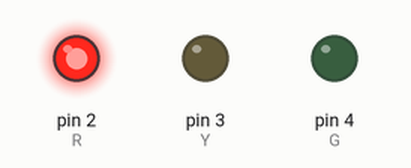
The sketch below on a simulated Arduino Uno, built with avr-gcc and run on an emulated ATmega328P. Shown: output pins drawn as LEDs (lit = HIGH).

Above: at 2.5 s.
At 5.6 s:
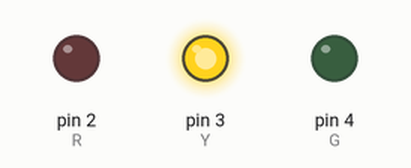
At 8.7 s:
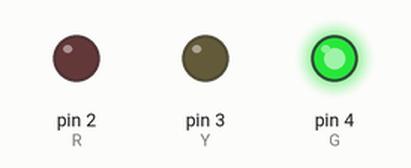
At 11.25 s:
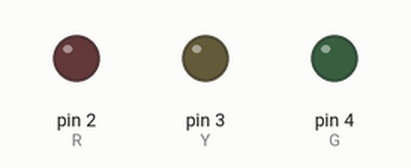
Timing chart, 0 to 14.7 s (numbered marks = the images above):
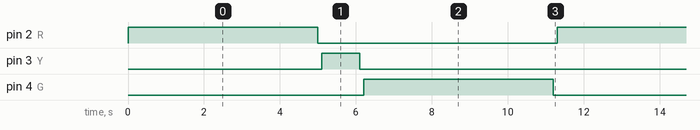

Measured:
- by itself, pin 2 (R), pin 4 (G): alternates HIGH for 5.0 s and LOW for 6.3 s
- by itself, pin 3 (Y): alternates HIGH for 1.0 s and LOW for 10.3 s
- by itself, everything shown: repeats every 11.3 s, in 6 steps

The sketch:

0.4_TRAFFICLIGHT.ino
```cpp
int R=2;
int Y=3;
int G=4;
void setup() {
  // put your setup code here, to run once:
pinMode(R,OUTPUT);
pinMode(Y,OUTPUT);
pinMode(G,OUTPUT);
}

void loop() {
  // put your main code here, to run repeatedly:

  // LAMPU MERAH
digitalWrite(R,HIGH);
delay(5000);
digitalWrite(R,LOW);
delay(100);

  // LAMPU KUNING
digitalWrite(Y,HIGH);
delay(1000);
digitalWrite(Y,LOW);
delay(100);

  // LAMPU HIJAU
digitalWrite(G,HIGH);
delay(5000);
digitalWrite(G,LOW);
delay(100);
}
```
